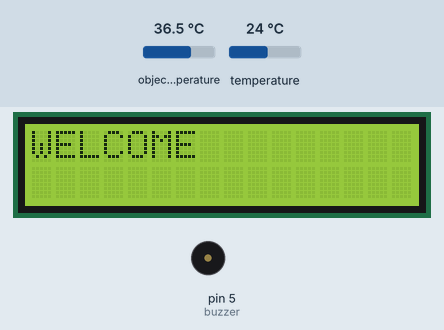
The sketch below on a simulated Arduino Uno, built with avr-gcc and run on an emulated ATmega328P. On the bench: 16×2 character LCD, buzzer (waves = sounding). The test bench sets the inputs (shaded band); at power-on: object temperature 36.5 °C, temperature 24 °C. What the sketch prints to the serial monitor is not drawn.

Above: at 3.3 s.
3.4 s: object temperature set to 24.3 °C
At 8.1 s:
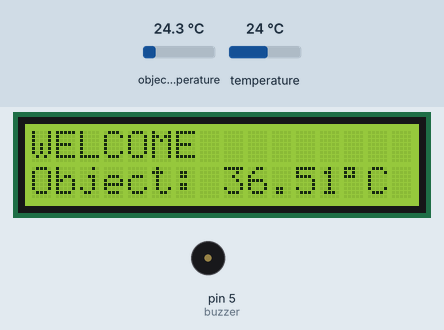
17.4 s: object temperature set to 23.7 °C
At 18.9 s:
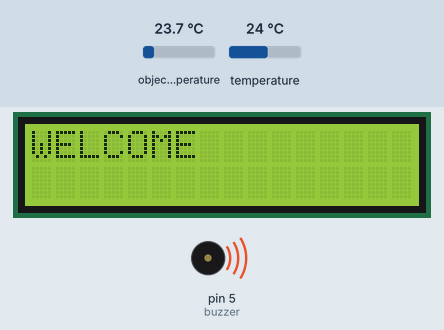
24.5 s: temperature set to 12 °C
At 27.9 s:
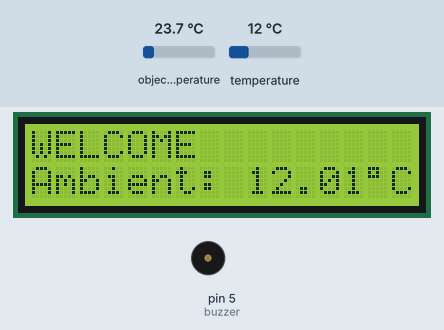
31.6 s: object temperature set to 26 °C
Timing chart, 0 to 39.6 s (numbered marks = the images above; inputs shaded):
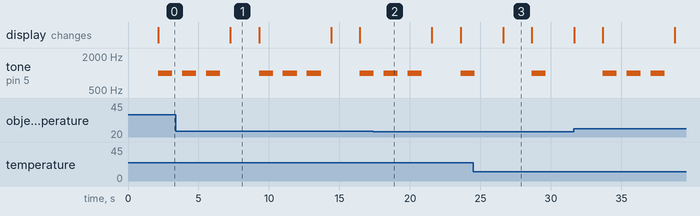

Measured:
- the behaviour switches between 24 and 23.9 °C on object temperature (found by bisection; images 1 and 2)
- after the input at 24.5 s, the display: changes after 2.1 s (image 3)
- by itself, tone on pin 5 (buzzer): plays 1000 Hz for 1.0 s, 1000 Hz for 1.0 s, 1000 Hz for 1.0 s, 1000 Hz for 1.0 s, 1000 Hz for 1.0 s, 1000 Hz for 0.96 s
- what the display in image 1 shows lasts 2.0 s, from 7.3 s to 9.3 s

The sketch:

PROJECT_CODE_FOR_LCD_AND_SENSOR.ino
```cpp
#include <Wire.h>
const int buzzer=5;
#include <Adafruit_MLX90614.h>
char *typeName[]={"Object:","Ambient:"};

Adafruit_MLX90614 mlx = Adafruit_MLX90614();

#include <LiquidCrystal_I2C.h>
const uint8_t I2C_ADDRESS =0x27;
const uint8_t LCD_CHAR= 16;
const uint8_t LCD_ROW= 2;
LiquidCrystal_I2C lcd(I2C_ADDRESS, LCD_CHAR,LCD_ROW);


void setup() {
  Serial.begin(9600);
pinMode(buzzer,OUTPUT);
  Serial.println("Robojax MLX90614 test");

   if (!mlx.begin()) //Begin returns 0 on a good init
  {
      lcd.print("MLX90614 Failed");
      lcd.setCursor(0,1);
      lcd.print("check wiring!");
    while (1)
      ;
  }
  Wire.begin();
  lcd.begin();
  lcd.backlight();
  lcd.clear();
      lcd.print("WELCOME");
      lcd.setCursor(0,1);
      lcd.print("Infrared Temp.");
      delay(2000);
      clearCharacters(LCD_ROW-1,0, LCD_CHAR-1);


}//setup() end

void loop() {

  printTemp('C');//object temperature in C
  delay(2000);

  printTemp('D');//ambient temperature in C
  delay(2000);


}


float getTemp(char type)
{

  float value;
    float tempObjec = mlx.readObjectTempC();//in C object
    if(tempObjec<=24)
{

tone(buzzer,1000);
delay(1000);
noTone(buzzer);
delay(2000);
}
else
{

tone(buzzer,1000);
delay(1000);
noTone(buzzer);
delay(700);
tone(buzzer,1000);
delay(1000);
noTone(buzzer);
delay(700);
tone(buzzer,1000);
delay(1000);
noTone(buzzer);
delay(700);
}
    float tempAmbient = mlx.readAmbientTempC();
   if(type =='F')
   {
    value = mlx.readObjectTempF(); //Fah. Object
   }else if(type =='G')
   {
    value = mlx.readAmbientTempF();//Fah Ambient
   }else if(type =='K')
   {
    value = tempObjec + 273.15;// Object Kelvin
   }else if(type =='L')
   {
    value = tempAmbient + 273.15;//Ambient Kelvin
   }else if(type =='C')
   {
    value = tempObjec;
   }else if(type =='D')
   {
    value = tempAmbient;
   }
   return value;

}

void printTemp(char type)
{
 clearCharacters(1,0, LCD_CHAR-1 );

  float tmp =getTemp(type);
      lcd.setCursor(0,1);

  if(type =='C')
  {

      lcd.print(typeName[0]);
      lcd.print(" ");
      lcd.print(tmp);
      lcd.print((char)223);//
      lcd.print("C");


  }else if(type =='D')
  {
      lcd.print(typeName[1]);
      lcd.print(" ");
      lcd.print(tmp);
      lcd.print((char)223);//
      lcd.print("C");
  }else if(type =='F')
  {
      lcd.print(typeName[0]);
      lcd.print(" ");
      lcd.print(tmp);
      lcd.print((char)223);//
      lcd.print("F");
  }else if(type =='G')
  {
      lcd.print(typeName[1]);
      lcd.print(" ");
      lcd.print(tmp);
      lcd.print((char)223);//
      lcd.print("F");
  }

  else if(type =='K')
  {
      lcd.print(typeName[0]);
      lcd.print(" ");
      lcd.print(tmp);
      lcd.print((char)223);//
      lcd.print("K");
  }
  else if(type =='L')
  {
      lcd.print(typeName[1]);
      lcd.print(" ");
      lcd.print(tmp);
      lcd.print((char)223);//
      lcd.print("K");

  }


}


void clearCharacters(uint8_t row,uint8_t start, uint8_t stop )
{
    for (int i=start; i<=stop; i++)
    {
    lcd.setCursor (i,row); //
    lcd.write(254);
    }

}
```
